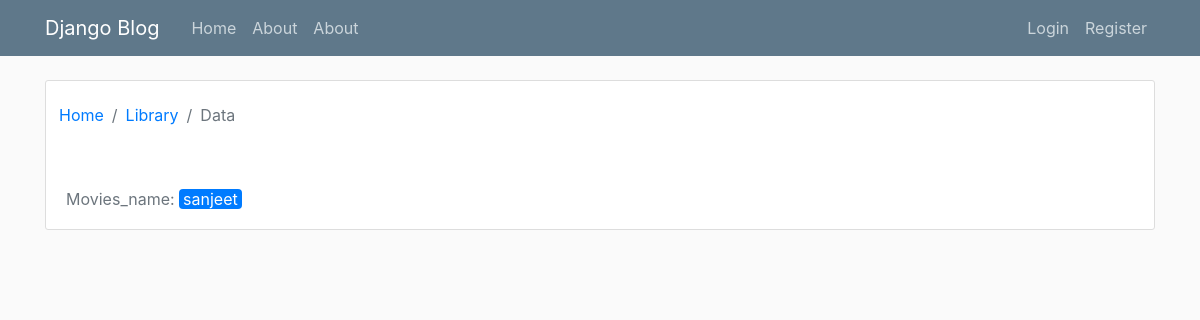
The page /genre/horrer on the database as committed earlier.
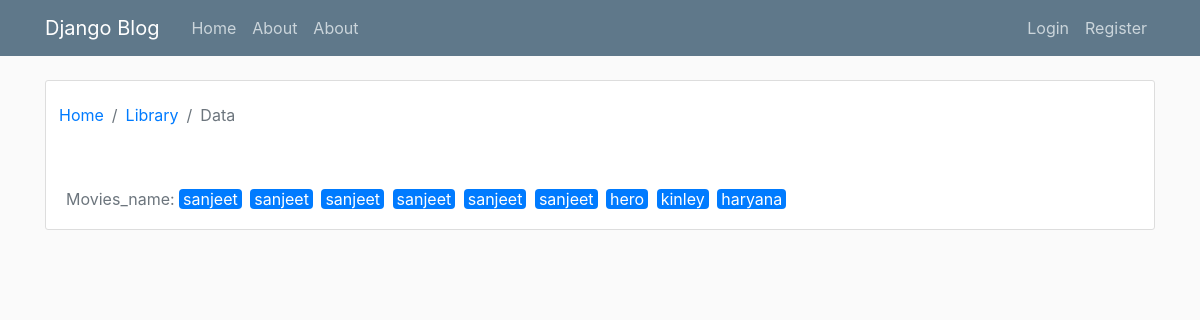
The same page on the database as committed later.
### movies_list/models.py (models this page shows, shortened)
class Movies_list(models.Model):
	movies_id=models.AutoField(primary_key=True)
	name=models.CharField(max_length=50)
	genre=models.ManyToManyField(Genre_list)
	cast=models.ManyToManyField(Cast_list)
	director=models.ManyToManyField(Director_list)
	writer=models.ManyToManyField(Writer_list)
	awards=models.ManyToManyField(Award_list)
	country=models.ForeignKey(Country_list, on_delete=models.PROTECT)
	story_line=models.TextField(default='')
	cost=models.PositiveIntegerField(default=0)
	release_date=models.DateTimeField( blank=False,null=False)
	created_at=models.DateTimeField(default=timezone.now)
	language=models.ManyToManyField(Language_list)
	imdb_rating=models.FloatField()
	imdb_link=models.TextField()
	trailer_link=models.TextField()
	views=models.PositiveIntegerField(default=0)
	likes=models.PositiveIntegerField(default=0)
	dislike=models.PositiveIntegerField(default=0)
	ratting=models.FloatField(default=0.0)
	tags=models.TextField()
	Quality=models.ForeignKey(Quality_list,on_delete=models.PROTECT)
	movies_user_id=models.ForeignKey(User, on_delete=models.PROTECT)
	movies_type=models.ForeignKey(Movies_type_list,on_delete=models.PROTECT)
	movies_thumbnail=models.ImageField(default='thumbnail.jpg',upload_to='movies_pics')
	class Meta:
		verbose_name_plural='movies'

### movies_list/views.py (the view)
# urls.py: path("genre/<str:genre_name>",Genre_detail,name="genre-detail"),
def Genre_detail(request,genre_name):
	genre_details=Movies_list.objects.filter(genre__genre_name=genre_name)
	context={
		"genre_details":genre_details,
	}
	return render(request,"movies_list/genre_details.html",context)

### movies_list/Templates/movies_list/genre_details.html (shortened to what this page needs)
{% extends "users/base.html" %}
{% load crispy_forms_tags %}
{% block content %}
    <div class="content-section ">
        <div class="row ">
            <nav aria-label="breadcrumb ">
              <ol class="breadcrumb  mx-2 px-0 my-1.5 bg-white">
                <li class="breadcrumb-item"><a href="{%url 'movies-index'%}">Home</a></li>
                <li class="breadcrumb-item"><a href="#">Library</a></li>
                <li class="breadcrumb-item active" aria-current="page">Data</li>
              </ol>
            </nav>
        </div>
        <div class="row ">
            <div class="col-md-9   my-2">
              <p class="pd-0 m-0  rounded text-secondary">Movies_name: {%for movies in genre_details%}{% if not forloop.first %} {% endif %}<a class="no-underline" href="{%url 'movies-detail' movies_id=movies.movies_id %}"><span class="bg-primary rounded px-1 text-white mr-1">{{movies.name|join:""}}</span></a>{%endfor%}</p>
            </div>
        </div>
    </div>
{% endblock content %}

Rows that differ between the two databases and show on the page:
added Movies_list: name "sanjeet"
added Movies_list: name "sanjeet"
added Movies_list: name "sanjeet"
added Movies_list: name "sanjeet"
added Movies_list: name "sanjeet"
added Movies_list: name "hero"
added Movies_list: name "kinley"
added Movies_list: name "haryana"
